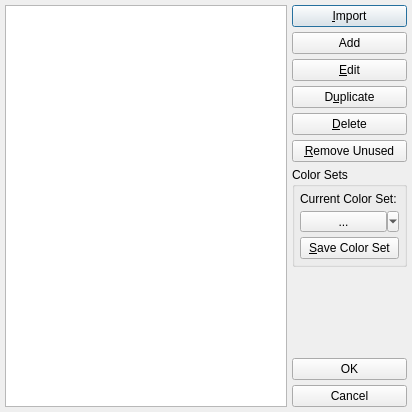
<?xml version="1.0" encoding="UTF-8"?>
<ui version="4.0">
 <class>PaintManagerBase</class>
 <widget class="QDialog" name="PaintManagerBase">
  <property name="geometry">
   <rect>
    <x>0</x>
    <y>0</y>
    <width>412</width>
    <height>412</height>
   </rect>
  </property>
  <property name="windowTitle">
   <string>Manage Colors and Fills</string>
  </property>
  <property name="sizeGripEnabled">
   <bool>false</bool>
  </property>
  <property name="modal">
   <bool>true</bool>
  </property>
  <layout class="QHBoxLayout" name="horizontalLayout" stretch="1,0">
   <property name="spacing">
    <number>5</number>
   </property>
   <property name="margin">
    <number>5</number>
   </property>
   <item>
    <widget class="QTreeWidget" name="dataTree">
     <property name="toolTip">
      <string>&lt;!DOCTYPE HTML PUBLIC &quot;-//W3C//DTD HTML 4.0//EN&quot; &quot;http://www.w3.org/TR/REC-html40/strict.dtd&quot;&gt;
&lt;html&gt;&lt;head&gt;&lt;meta name=&quot;qrichtext&quot; content=&quot;1&quot; /&gt;&lt;style type=&quot;text/css&quot;&gt;
p, li { white-space: pre-wrap; }
&lt;/style&gt;&lt;/head&gt;&lt;body style=&quot; font-family:'Sans Serif'; font-size:10pt; font-weight:400; font-style:normal;&quot;&gt;
&lt;table border=&quot;0&quot; style=&quot;-qt-table-type: root; margin-top:4px; margin-bottom:4px; margin-left:4px; margin-right:4px;&quot;&gt;
&lt;tr&gt;
&lt;td style=&quot;border: none;&quot;&gt;
&lt;p style=&quot; margin-top:0px; margin-bottom:0px; margin-left:0px; margin-right:0px; -qt-block-indent:0; text-indent:0px;&quot;&gt;If color management is enabled, an exclamation mark indicates that the color may be outside of the color gamut of the current printer profile selected. What this means is the color may not print exactly as indicated on screen. Spot colors are indicated by a red circle. More hints about gamut warnings are in the online help under Color Management. Registration colors will have a registration mark next to the color. Use Registration only for printers marks and crop marks.&lt;/p&gt;&lt;/td&gt;&lt;/tr&gt;&lt;/table&gt;&lt;/body&gt;&lt;/html&gt;</string>
     </property>
     <attribute name="headerVisible">
      <bool>false</bool>
     </attribute>
     <column>
      <property name="text">
       <string>1</string>
      </property>
     </column>
    </widget>
   </item>
   <item>
    <layout class="QVBoxLayout" name="verticalLayout_2">
     <item>
      <widget class="QPushButton" name="importButton">
       <property name="toolTip">
        <string>Import colors to the current set from an existing document</string>
       </property>
       <property name="text">
        <string>&amp;Import</string>
       </property>
      </widget>
     </item>
     <item>
      <widget class="QPushButton" name="newButton">
       <property name="sizePolicy">
        <sizepolicy hsizetype="Expanding" vsizetype="Fixed">
         <horstretch>0</horstretch>
         <verstretch>0</verstretch>
        </sizepolicy>
       </property>
       <property name="toolTip">
        <string>Create a new color within the current set</string>
       </property>
       <property name="text">
        <string>Add</string>
       </property>
      </widget>
     </item>
     <item>
      <widget class="QPushButton" name="editButton">
       <property name="toolTip">
        <string>Edit the currently selected color</string>
       </property>
       <property name="text">
        <string>&amp;Edit</string>
       </property>
      </widget>
     </item>
     <item>
      <widget class="QPushButton" name="duplicateButton">
       <property name="toolTip">
        <string>Make a copy of the currently selected color</string>
       </property>
       <property name="text">
        <string>D&amp;uplicate</string>
       </property>
      </widget>
     </item>
     <item>
      <widget class="QPushButton" name="deleteButton">
       <property name="toolTip">
        <string>Delete the currently selected color</string>
       </property>
       <property name="text">
        <string>&amp;Delete</string>
       </property>
      </widget>
     </item>
     <item>
      <widget class="QPushButton" name="deleteUnusedButton">
       <property name="toolTip">
        <string>Remove unused colors from current document's color set</string>
       </property>
       <property name="text">
        <string>&amp;Remove Unused</string>
       </property>
      </widget>
     </item>
     <item>
      <widget class="QGroupBox" name="groupBox_3">
       <property name="title">
        <string>Color Sets</string>
       </property>
       <layout class="QVBoxLayout" name="verticalLayout">
        <property name="spacing">
         <number>5</number>
        </property>
        <property name="margin">
         <number>5</number>
        </property>
        <item>
         <widget class="QLabel" name="label">
          <property name="text">
           <string>Current Color Set:</string>
          </property>
         </widget>
        </item>
        <item>
         <widget class="SwatchCombo" name="LoadColSet">
          <property name="sizePolicy">
           <sizepolicy hsizetype="Expanding" vsizetype="Fixed">
            <horstretch>0</horstretch>
            <verstretch>0</verstretch>
           </sizepolicy>
          </property>
          <property name="text">
           <string>...</string>
          </property>
          <property name="popupMode">
           <enum>QToolButton::MenuButtonPopup</enum>
          </property>
         </widget>
        </item>
        <item>
         <widget class="QPushButton" name="SaveColSet">
          <property name="toolTip">
           <string>Save the current color set</string>
          </property>
          <property name="text">
           <string>&amp;Save Color Set</string>
          </property>
         </widget>
        </item>
       </layout>
      </widget>
     </item>
     <item>
      <spacer name="verticalSpacer">
       <property name="orientation">
        <enum>Qt::Vertical</enum>
       </property>
       <property name="sizeHint" stdset="0">
        <size>
         <width>115</width>
         <height>13</height>
        </size>
       </property>
      </spacer>
     </item>
     <item>
      <layout class="QVBoxLayout" name="verticalLayout_4">
       <property name="spacing">
        <number>5</number>
       </property>
       <item>
        <widget class="QPushButton" name="okButton">
         <property name="toolTip">
          <string>Make the current colorset the default color set</string>
         </property>
         <property name="text">
          <string>OK</string>
         </property>
        </widget>
       </item>
       <item>
        <widget class="QPushButton" name="cancelButton">
         <property name="text">
          <string>Cancel</string>
         </property>
        </widget>
       </item>
      </layout>
     </item>
    </layout>
   </item>
  </layout>
 </widget>
 <customwidgets>
  <customwidget>
   <class>SwatchCombo</class>
   <extends>QToolButton</extends>
   <header>ui/swatchcombo.h</header>
  </customwidget>
 </customwidgets>
 <resources/>
 <connections/>
</ui>
